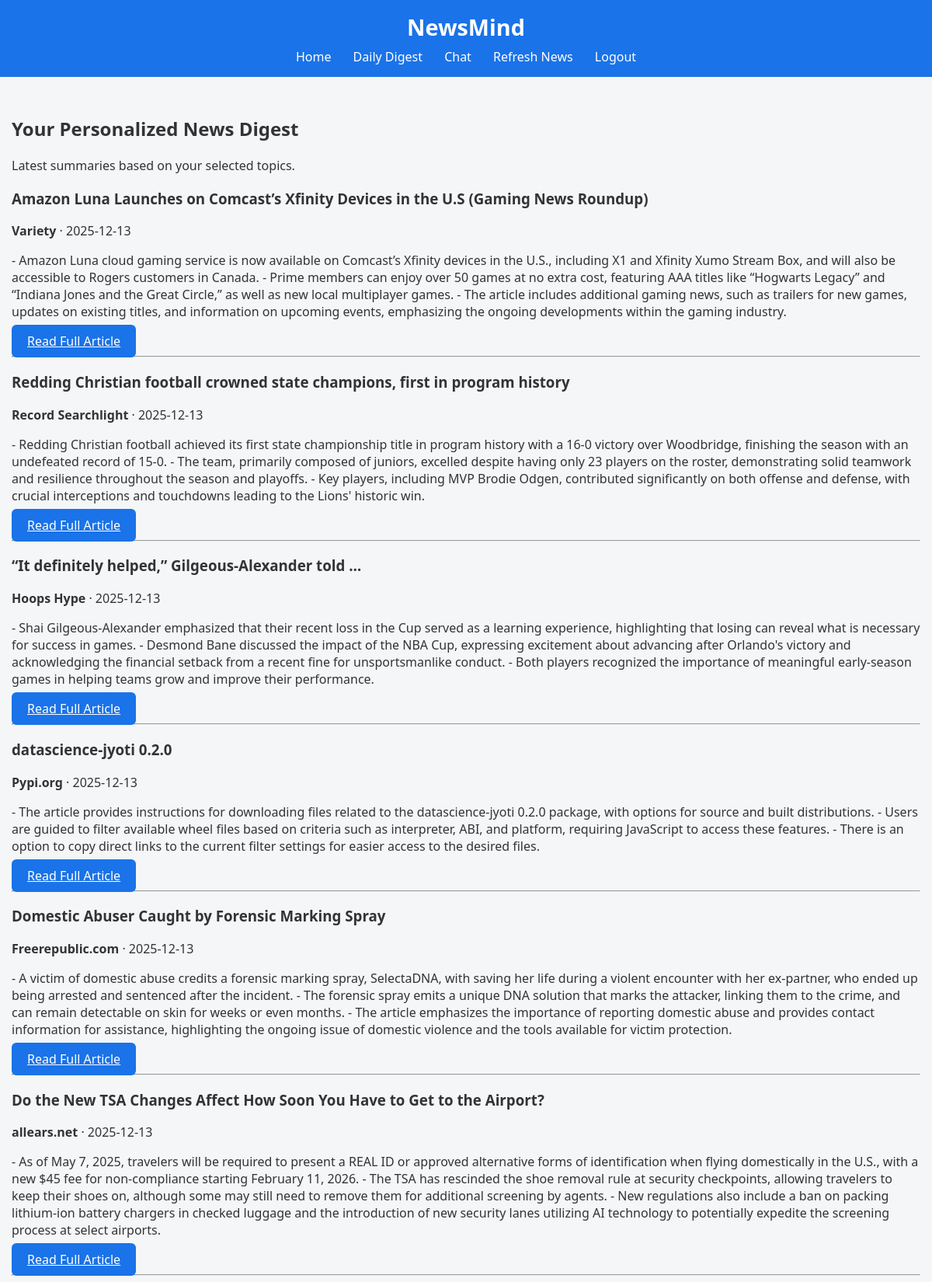
The page /digest (signed in, upper part) on the database its author committed.
### models.py (models this page shows, shortened)
class Article(db.Model):
    __tablename__ = 'articles'
    id = db.Column(db.Integer, primary_key=True, autoincrement=True)
    title = db.Column(db.String(500), nullable=False)
    author = db.Column(db.String(100))
    source = db.Column(db.String(500))
    url = db.Column(db.String(500), unique=True, nullable=False)
    category = db.Column(db.String(100), nullable=False)
    published_at = db.Column(db.String(100))
    fetched_at = db.Column(db.DateTime, default=datetime.utcnow)
    summary = db.Column(db.Text)  # LLM-generated summary
    embedding = db.Column(db.Text)  # JSON string for semantic search
    sentiment = db.Column(db.String(50))   # e.g., “positive”, “neutral”, “negative”
    user_articles = db.relationship('UserArticle', backref='article', lazy=True, cascade="all, delete")
    chat_history = db.relationship('ChatHistory', backref='article', lazy=True, cascade="all, delete")

### app.py (the view)
@app.route("/digest")
@login_required
def digest():
    user = get_current_user()
    topics = [t.strip() for t in (user.interests or "").split(",") if t.strip()]
    articles = (
        Article.query.filter(Article.category.in_(topics))
        .order_by(Article.published_at.desc())
        .limit(50)
        .all()
    )
    logging.info(f"User {user.username} visited digest page. Showing {len(articles)} articles.")
    return render_template("digest.html", articles=articles)

### app.py (called while the page is built)
def login_required(func):
    @wraps(func)
    def wrapper(*args, **kwargs):
        if 'user_id' not in session:
            flash("Please log in first.")
            logging.warning("Unauthorized access attempt.")
            return redirect("/")
        return func(*args, **kwargs)
    return wrapper

def get_current_user():
    user_id = session.get("user_id")
    if not user_id:
        return None
    return db.session.get(User, user_id)

### templates/digest.html
{% extends "base.html" %}
{% block content %}
<div class="container">
    <h2>Your Personalized News Digest</h2>
    <p class="subtitle">Latest summaries based on your selected topics.</p>
    {% if articles|length == 0 %}
        <p>No articles available. Try refreshing your feed.</p>
    {% else %}
        {% for art in articles %}
        <div class="article-card">
            <h3>{{ art.title }}</h3>
            <p class="meta">
                <b>{{ art.source }}</b> ·
                {{ art.published_at[:10] if art.published_at else "Unknown date" }}
            </p>
            <p class="summary">
                {{ art.summary }}
            </p>
            <a href="{{ url_for('article_detail', article_id=art.id) }}" class="btn">
                Read Full Article
            </a>
        </div>
        <hr>
        {% endfor %}
    {% endif %}
</div>
{% endblock %}

### templates/base.html (shortened to what this page needs)
<!DOCTYPE html>
<html lang="en">
<head>
    <link rel="stylesheet" href="{{ url_for('static', filename='styles.css') }}">
</head>
<body>
    <header>
        <h1>NewsMind</h1>
        <nav>
            <a href="/">Home</a>
            {% if session.get('user_id') %}
                <a href="/digest">Daily Digest</a>
                <a href="/chat">Chat</a>
                <a href="/refresh">Refresh News</a>
                <a href="/logout">Logout</a>
            {% else %}
                <a href="/">Login</a>
                <a href="/register">Register</a>
            {% endif %}
        </nav>
    </header>
    <main>
        {% block content %}{% endblock %}
    </main>
</body>
</html>

### static/styles.css (style rules this page uses)
body { font-family: 'Segoe UI', Tahoma, sans-serif; background-color: #f4f6f8; color: #333; margin: 0; padding: 0; }
header { background-color: #1a73e8; color: white; padding: 15px 0; text-align: center; }
header h1 { margin: 0; font-size: 1.8em; }
nav { margin-top: 8px; }
nav a { color: white; margin: 0 12px; text-decoration: none; font-weight: 500; }
main { padding: 30px 15px; min-height: 70vh; }
.btn { background-color: #1a73e8; color: white; border: none; padding: 10px 20px; border-radius: 6px; cursor: pointer; font-size: 1em; transition: background 0.3s; }

### rows shown on the page
Article: title "Amazon Luna Launches on Comcast’s Xfinity Devices in the U.S (Gaming News Roundup)", source "Variety", published_at "2025-12-13", summary "- Amazon Luna cloud gaming service is now available on Comcast’s Xfinity devices in the U.S., including X1 and Xfinity Xumo Stream Box, and will also be accessible to Rogers customers in Canada. - Prime members can enjoy over 50 games at no extra cost, featuring AAA titles like “Hogwarts Legacy” and “Indiana Jones and the Great Circle,” as well as new local multiplayer games. - The article includes additional gaming news, such as trailers for new games, updates on existing titles, and information on upcoming events, emphasizing the ongoing developments within the gaming industry."
Article: title "Redding Christian football crowned state champions, first in program history", source "Record Searchlight", published_at "2025-12-13", summary "- Redding Christian football achieved its first state championship title in program history with a 16-0 victory over Woodbridge, finishing the season with an undefeated record of 15-0. - The team, primarily composed of juniors, excelled despite having only 23 players on the roster, demonstrating solid teamwork and resilience throughout the season and playoffs. - Key players, including MVP Brodie Odgen, contributed significantly on both offense and defense, with crucial interceptions and touchdowns leading to the Lions' historic win."
Article: title "“It definitely helped,” Gilgeous-Alexander told …", source "Hoops Hype", published_at "2025-12-13", summary "- Shai Gilgeous-Alexander emphasized that their recent loss in the Cup served as a learning experience, highlighting that losing can reveal what is necessary for success in games. - Desmond Bane discussed the impact of the NBA Cup, expressing excitement about advancing after Orlando's victory and acknowledging the financial setback from a recent fine for unsportsmanlike conduct. - Both players recognized the importance of meaningful early-season games in helping teams grow and improve their performance."
Article: title "datascience-jyoti 0.2.0", source "Pypi.org", published_at "2025-12-13", summary "- The article provides instructions for downloading files related to the datascience-jyoti 0.2.0 package, with options for source and built distributions. - Users are guided to filter available wheel files based on criteria such as interpreter, ABI, and platform, requiring JavaScript to access these features. - There is an option to copy direct links to the current filter settings for easier access to the desired files."
Article: title "Domestic Abuser Caught by Forensic Marking Spray", source "Freerepublic.com", published_at "2025-12-13", summary "- A victim of domestic abuse credits a forensic marking spray, SelectaDNA, with saving her life during a violent encounter with her ex-partner, who ended up being arrested and sentenced after the incident. - The forensic spray emits a unique DNA solution that marks the attacker, linking them to the crime, and can remain detectable on skin for weeks or even months. - The article emphasizes the importance of reporting domestic abuse and provides contact information for assistance, highlighting the ongoing issue of domestic violence and the tools available for victim protection."
Article: title "Do the New TSA Changes Affect How Soon You Have to Get to the Airport?", source "allears.net", published_at "2025-12-13", summary "- As of May 7, 2025, travelers will be required to present a REAL ID or approved alternative forms of identification when flying domestically in the U.S., with a new $45 fee for non-compliance starting February 11, 2026. - The TSA has rescinded the shoe removal rule at security checkpoints, allowing travelers to keep their shoes on, although some may still need to remove them for additional screening by agents. - New regulations also include a ban on packing lithium-ion battery chargers in checked luggage and the introduction of new security lanes utilizing AI technology to potentially expedite the screening process at select airports."
